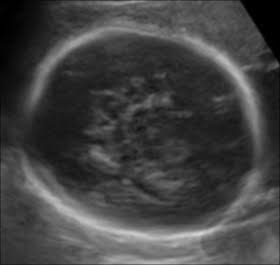
#> input picture img/janin/images.jpg, 280 x 265 px
$ python aduhjanin.py
#> lines starting #> are read from the running program, lines starting #| are printed output that depends on the picture; after the words box and inside, x2 and y2 are one past the last pixel; in counts of white or black regions, pixels touching at a corner belong together; long printed decimals are rounded
import cv2
import numpy as np
import matplotlib.pyplot as plt
import math


# =====================================================
# 1. LOAD IMAGE
# =====================================================

img = cv2.imread("img/janin/images.jpg")
#> img is the input picture: shape (265, 280, 3); min 0, max 214, mean 66.8

if img is None:
    raise Exception("Gambar tidak ditemukan")


result = img.copy()


gray = cv2.cvtColor(
    img,
    cv2.COLOR_BGR2GRAY
)


# =====================================================
# 2. PREPROCESSING
# =====================================================

# mengurangi noise USG

blur = cv2.medianBlur(
    gray,
    7
)


# meningkatkan kontras

clahe = cv2.createCLAHE(
    clipLimit=3,
    tileGridSize=(8,8)
)


enhanced = clahe.apply(
    blur
)
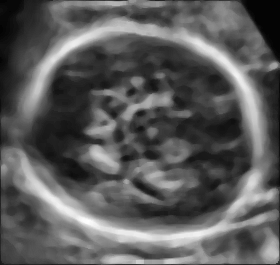
#> enhanced: shape (265, 280); min 3, max 254, mean 91.2


# =====================================================
# 3. DETEKSI PUSAT KEPALA
#    HOUGH CIRCLE
# =====================================================


circles = cv2.HoughCircles(
    enhanced,
    cv2.HOUGH_GRADIENT,
    dp=1,
    minDist=100,
    param1=80,
    param2=35,
    minRadius=60,
    maxRadius=180
)
#> circles = [[150.5, 121.5, 127.6]]


if circles is None:
    raise Exception(
        "Kepala tidak ditemukan"
    )


circles=np.uint16(
    np.around(circles)
)
#> circles = [[150, 122, 128]]


# ambil lingkaran terbesar

circle=max(
    circles[0],
    key=lambda x:x[2]
)
#> circle = [150, 122, 128]


# convert dari uint16 ke int
# supaya tidak overflow

cx=int(circle[0])
#> cx = 150
cy=int(circle[1])
#> cy = 122
r=int(circle[2])
#> r = 128


print(
    "Center kepala:",
    cx,
    cy
)
#| Center kepala: 150 122

print(
    "Radius:",
    r
)
#| Radius: 128


# gambar hasil circle

cv2.circle(
    result,
    (cx,cy),
    r,
    (255,0,0),
    3
)
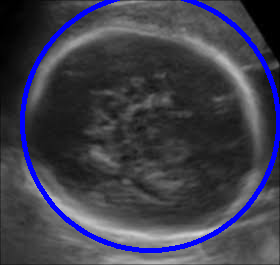
#> result: shape (265, 280, 3); 4.91% of pixels changed, all inside (x1, y1, x2, y2) = (20, 0, 280, 253)


# =====================================================
# 4. BUAT ROI KEPALA
# =====================================================


margin=30


x1=max(
    cx-r-margin,
    0
)
#> x1 = 0

y1=max(
    cy-r-margin,
    0
)
#> y1 = 0


x2=min(
    cx+r+margin,
    gray.shape[1]
)
#> x2 = 280

y2=min(
    cy+r+margin,
    gray.shape[0]
)
#> y2 = 265


print(
    "ROI:",
    x1,y1,x2,y2
)
#| ROI: 0 0 280 265


roi=enhanced[
    y1:y2,
    x1:x2
]


if roi.size==0:
    raise Exception(
        "ROI kosong"
    )


# =====================================================
# 5. EDGE DETECTION
# =====================================================


edges=cv2.Canny(
    roi,
    40,
    120
)
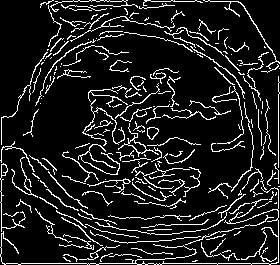
#> edges: shape (265, 280); 11.7% white in thin lines or dots


# rapikan edge

kernel=np.ones(
    (3,3),
    np.uint8
)


edges=cv2.morphologyEx(
    edges,
    cv2.MORPH_CLOSE,
    kernel
)
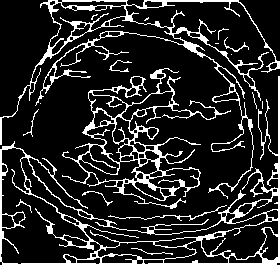
#> edges: shape (265, 280); 15.8% white in thin lines or dots


# =====================================================
# 6. CARI KONTOUR KEPALA
# =====================================================


contours,_=cv2.findContours(
    edges,
    cv2.RETR_EXTERNAL,
    cv2.CHAIN_APPROX_NONE
)
#> contours = 15 contours, 10 with area under 20; largest, box (x1, y1, x2, y2) and area: (0, 76, 280, 265) 16170, (62, 68, 231, 209) 7212, (0, 0, 280, 199) 4302, (108, 205, 227, 221) 30, (224, 37, 249, 52) 20


best=None
max_area=0


for cnt in contours:


    area=cv2.contourArea(cnt)


    if area < 300:
        continue


    if len(cnt)>=5:


        ellipse=cv2.fitEllipse(cnt)


        if area>max_area:

            max_area=area
            best=ellipse
#> this loop made 15 passes
#> (area, max_area, best) on pass 7: (16169.5, 16169.5, ((150, 164.4), (215.4, 272.9), 71.73))
#> (area, ellipse) on passes 8, 15: (7212.5, ((140.8, 141.4), (119.2, 136.7), 69.04)), (4301.5, ((130.9, 128.5), (215.7, 276), 48.17))
#> after the loop, max_area = 16169.5


# =====================================================
# 7. ELLIPSE FITTING
# =====================================================


if best is None:

    raise Exception(
        "Ellipse tidak ditemukan"
    )


center,axes,angle=best
#> center = (150, 164.4); axes = (215.4, 272.9); angle = 71.73


major=max(axes)
#> major = 272.9
minor=min(axes)
#> minor = 215.4


print(
    "Major axis:",
    major
)
#| Major axis: 272.936

print(
    "Minor axis:",
    minor
)
#| Minor axis: 215.439


# pindahkan koordinat ROI ke gambar utama

global_center=(

    int(center[0]+x1),
    int(center[1]+y1)

)
#> global_center = (150, 164)


ellipse_global=(

    global_center,
    axes,
    angle

)
#> ellipse_global = ((150, 164), (215.4, 272.9), 71.73)


cv2.ellipse(
    result,
    ellipse_global,
    (0,255,0),
    3
)
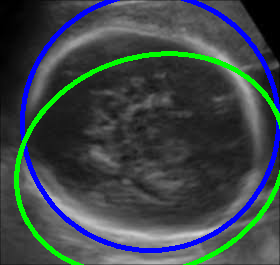
#> result: shape (265, 280, 3); 4.03% of pixels changed, all inside (x1, y1, x2, y2) = (14, 51, 280, 265)


# =====================================================
# 8. HITUNG HEAD CIRCUMFERENCE
# =====================================================


a=major/2
#> a = 136.5
b=minor/2
#> b = 107.7


HC_pixel = math.pi*(

    3*(a+b)
    -
    math.sqrt(
        (3*a+b)*(a+3*b)
    )

)
#> HC_pixel = 769.8


print(
    "HC pixel:",
    HC_pixel
)
#| HC pixel: 769.798


# =====================================================
# 9. KONVERSI PIXEL -> MM
# =====================================================

# sementara
# nanti diganti pixel spacing DICOM

pixel_mm=0.45


HC_mm=HC_pixel*pixel_mm
#> HC_mm = 346.4


print(
    "HC mm:",
    HC_mm
)
#| HC mm: 346.409


# =====================================================
# 10. ESTIMASI UMUR
# =====================================================

# contoh saja
# gunakan Hadlock untuk penelitian

GA=(0.15*HC_mm)-8.5
#> GA = 43.46


print(
    "Umur janin:",
    round(GA,2),
    "minggu"
)
#| Umur janin: 43.46 minggu


# =====================================================
# 11. VISUALISASI
# =====================================================


plt.figure(
    figsize=(10,7)
)


plt.imshow(
    cv2.cvtColor(
        result,
        cv2.COLOR_BGR2RGB
    )
)


plt.title(
    "Fetal Head Detection"
)


plt.axis("off")


plt.show()

$ run again, with img/janin/janin.jpg copied over img/janin/images.jpg
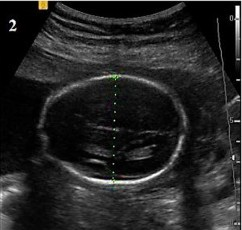
#> input picture img/janin/janin.jpg, 242 x 230 px
#> img is the input picture: shape (230, 242, 3); mean B, G, R 36.8, 37, 37
#> `circles = cv2.HoughCircles( enhanced, cv2.HOUGH_GRADIENT, dp=1, minDis..`: circles = [[135.5, 122.5, 105.1], [153.5, 229.5, 83.6], [116.5, 13.5, 60.5]]
#> `circles=np.uint16( np.around(circles) )`: circles = [[136, 122, 105], [154, 230, 84], [116, 14, 60]]
#> circle = [136, 122, 105]
#> cx = 136
#> cy = 122
#> r = 105
#| Center kepala: 136 122
#| Radius: 105
#> x1 = 1
#> y1 = 0
#> x2 = 242
#> y2 = 230
#| ROI: 1 0 242 230
#> `edges=cv2.morphologyEx( edges, cv2.MORPH_CLOSE, kernel )`:
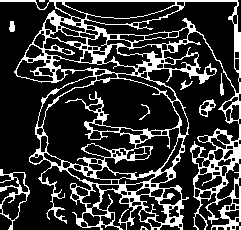
#> edges: shape (230, 241); 21.3% white; 9 white regions (2 under 20 px)
#> contours = 8 contours, 2 with area under 20; largest, box (x1, y1, x2, y2) and area: (0, 0, 241, 230) 35205, (0, 169, 30, 230) 723, (199, 99, 216, 117) 158, (9, 21, 15, 32) 39, (220, 73, 224, 96) 28, (180, 80, 193, 90) 24
#> the loop `for cnt in contours:  ` made 8 passes
#> (area, max_area, best) on passes 2, 8: (723, 723, ((12.36, 196.5), (27.98, 53.5), 1.05)), (35205, 35205, ((128.7, 110.6), (215.1, 258.5), 150.4))
#> after the loop `for cnt in contours:`: max_area = 35205
#> center = (128.7, 110.6); axes = (215.1, 258.5); angle = 150.4
#> major = 258.5
#> minor = 215.1
#| Major axis: 258.488
#| Minor axis: 215.066
#> global_center = (129, 110)
#> ellipse_global = ((129, 110), (215.1, 258.5), 150.4)
#> `cv2.ellipse( result, ellipse_global, (0,255,0), 3 )`:
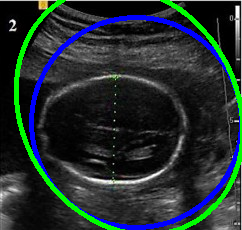
#> result: shape (230, 242, 3); mean B, G, R 45.5, 46.5, 33.9
#> a = 129.2
#> b = 107.5
#> HC_pixel = 745.4
#| HC pixel: 745.420
#> HC_mm = 335.4
#| HC mm: 335.439
#> GA = 41.82
#| Umur janin: 41.82 minggu

$ run again, with img/janin/janin2.jpg copied over img/janin/images.jpg
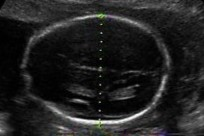
#> input picture img/janin/janin2.jpg, 204 x 136 px
#> img is the input picture: shape (136, 204, 3); mean B, G, R 33.3, 33.5, 33.4
#> `circles = cv2.HoughCircles( enhanced, cv2.HOUGH_GRADIENT, dp=1, minDis..`: circles = [[91.5, 56.5, 67.4]]
#> `circles=np.uint16( np.around(circles) )`: circles = [[92, 56, 67]]
#> circle = [92, 56, 67]
#> cx = 92
#> cy = 56
#> r = 67
#| Center kepala: 92 56
#| Radius: 67
#> x1 = 0
#> x2 = 189
#> y2 = 136
#| ROI: 0 0 189 136
#> `edges=cv2.morphologyEx( edges, cv2.MORPH_CLOSE, kernel )`:
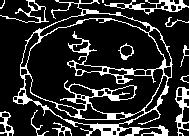
#> edges: shape (136, 189); 17.8% white; 13 white regions (2 under 20 px)
#> contours = 12 contours, 6 with area under 20; largest, box (x1, y1, x2, y2) and area: (13, 0, 173, 136) 14217, (104, 0, 189, 15) 394, (175, 87, 189, 136) 264, (0, 0, 49, 23) 254, (0, 111, 14, 136) 137, (52, 122, 72, 136) 54
#> the loop `for cnt in contours:  ` made 12 passes
#> (area, max_area, best) on passes 8, 10: (394, 394, ((150.9, 5.53), (11.17, 75.66), 90.09)), (14217, 14217, ((97.08, 70.33), (125.8, 164.1), 107.3))
#> after the loop `for cnt in contours:`: max_area = 14217
#> center = (97.08, 70.33); axes = (125.8, 164.1); angle = 107.3
#> major = 164.1
#> minor = 125.8
#| Major axis: 164.116
#| Minor axis: 125.758
#> global_center = (97, 70)
#> ellipse_global = ((97, 70), (125.8, 164.1), 107.3)
#> `cv2.ellipse( result, ellipse_global, (0,255,0), 3 )`:
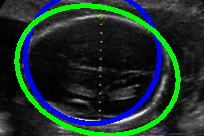
#> result: shape (136, 204, 3); mean B, G, R 42, 48, 27.4
#> a = 82.06
#> b = 62.88
#> HC_pixel = 457.3
#| HC pixel: 457.328
#> HC_mm = 205.8
#| HC mm: 205.798
#> GA = 22.37
#| Umur janin: 22.37 minggu
